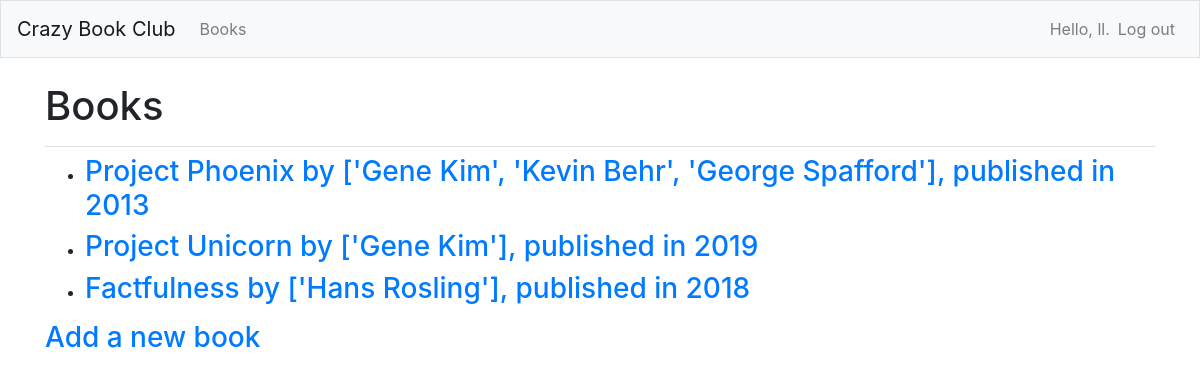
The app's page /books/ (signed in) with its own data.
### cbc/models.py (models this page shows)
class Book(models.Model):
    name = models.CharField(max_length=150) #limits the length of the name
    authors = models.JSONField()
    year_published = models.IntegerField()
    date_added = models.DateTimeField(auto_now_add=True) #automatically sets field when first created
    date_modified = models.DateTimeField(auto_now=True) #automatically sets field each time its saved
    owner = models.ForeignKey(User, on_delete=models.CASCADE)
    def __str__(self):
        return f"{self.name} by {self.authors}, published in {self.year_published}"

### cbc/views.py (the view)
# urls.py: path('books/', views.books, name='books'),
@login_required
def books(request):
    books = Book.objects.filter(owner=request.user).order_by('date_added')
    context = {'books': books}
    return render(request, 'crazy_book_club/books.html', context)

### cbc/templates/crazy_book_club/books.html
{% extends "crazy_book_club/base.html" %}
{% block page_header %}
    <h1>Books</h1>
{% endblock page_header %}
{% block content %}
  <ul>
    {% for book in books %}
        <li><h3>
            <a href="{% url 'crazy_book_club:book' book.id %}">{{ book }}</a>
        </h3></li>
    {% empty %}
        <li><h3>No books have been added yet :(</h3></li>
    {% endfor %}
  </ul>
  <h3><a href="{% url 'crazy_book_club:new_book' %}">Add a new book</a></h3>
{% endblock content %}

### cbc/templates/crazy_book_club/base.html (shortened to what this page needs)
{% load bootstrap4 %}
<!doctype html>
<html lang="en">
<head>
    {% bootstrap_css %}
</head>
<body>
    <nav class="navbar navbar-expand-md navbar-light bg-light mb-4 border">
        <a class="navbar-brand" href="{% url 'crazy_book_club:index'%}"> Crazy Book Club</a>
        <div class="collapse navbar-collapse" id="navbarCollapse">
            <ul class="navbar-nav mr-auto">
                <li class="nav-item">
                    <a class="nav-link" href="{% url 'crazy_book_club:books'%}">Books</a></li>
            </ul>
            <ul class="navbar-nav ml-auto">
                {% if user.is_authenticated %}
                    <li class="nav-item">
                        <span class="navbar-text">Hello, {{ user.username }}.</span>
                    </li>
                    <li class="nav-item">
                        <a class="nav-link" href="{% url 'users:logout' %}">Log out</a>
                    </li>
                {% endif %}
            </ul>
        </div>
    </nav>
    <main role="main" class="container">
        <div class="pb-2 mb-2 border-bottom">
            {% block page_header %}{% endblock page_header %}
        </div>
        <div>
            {% block content %}{% endblock content %}
        </div>
    </main>
</body>
</html>

### records on screen
Book: name+authors+year_published "Project Phoenix by ['Gene Kim', 'Kevin Behr', 'George Spafford'], published in 2013"
Book: name+authors+year_published "Project Unicorn by ['Gene Kim'], published in 2019"
Book: name+authors+year_published "Factfulness by ['Hans Rosling'], published in 2018"

### other values on screen
{{ user.username }} "ll"
